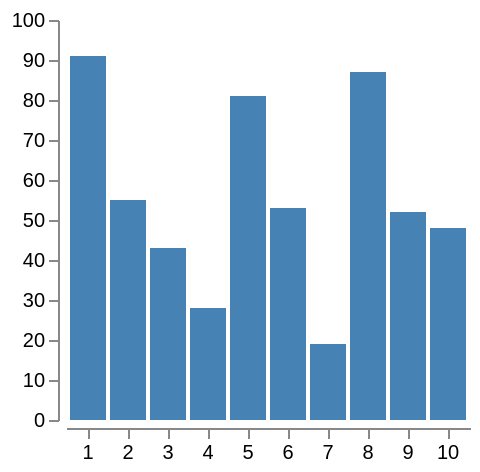

Describe this chart as a Vega-Lite specification.
### Vega specification from a JSON file in a GitHub repository (floating-point values rounded to 4 significant figures)
{"$schema": "https://vega.github.io/schema/vega/v4.json", "height": 200, "padding": 5, "signals": [{"name": "step", "value": 20, "bind": {"input": "range", "min": 0, "max": 40, "step": 1}}, {"name": "inner", "value": 0.1, "bind": {"input": "range", "min": 0, "max": 1}}, {"name": "outer", "value": 0.1, "bind": {"input": "range", "min": 0, "max": 1}}, {"name": "count", "value": 10, "bind": {"input": "range", "min": 0, "max": 20, "step": 1}}, {"name": "round", "value": false, "bind": {"input": "checkbox"}}, {"name": "width", "update": "ceil(step * bandspace(count, inner, outer))"}], "data": [{"name": "table", "values": [{"u": 1, "v": 91}, {"u": 2, "v": 55}, {"u": 3, "v": 43}, {"u": 4, "v": 28}, {"u": 5, "v": 81}, {"u": 6, "v": 53}, {"u": 7, "v": 19}, {"u": 8, "v": 87}, {"u": 9, "v": 52}, {"u": 10, "v": 48}, {"u": 11, "v": 24}, {"u": 12, "v": 49}, {"u": 13, "v": 87}, {"u": 14, "v": 66}, {"u": 15, "v": 17}, {"u": 16, "v": 27}, {"u": 17, "v": 68}, {"u": 18, "v": 16}, {"u": 19, "v": 49}, {"u": 20, "v": 15}], "transform": [{"type": "filter", "expr": "datum.u <= count"}]}], "scales": [{"name": "xscale", "type": "band", "range": {"step": {"signal": "step"}}, "paddingInner": {"signal": "inner"}, "paddingOuter": {"signal": "outer"}, "round": {"signal": "round"}, "domain": {"data": "table", "field": "u"}}, {"name": "yscale", "type": "linear", "range": "height", "domain": [0, 100], "zero": true, "nice": true}], "axes": [{"orient": "bottom", "scale": "xscale", "offset": 4}, {"orient": "left", "scale": "yscale", "offset": 4}], "marks": [{"type": "rect", "from": {"data": "table"}, "encode": {"enter": {"y": {"scale": "yscale", "field": "v"}, "y2": {"scale": "yscale", "value": 0}, "fill": {"value": "steelblue"}}, "update": {"x": {"scale": "xscale", "field": "u"}, "width": {"scale": "xscale", "band": 1}}}}]}
